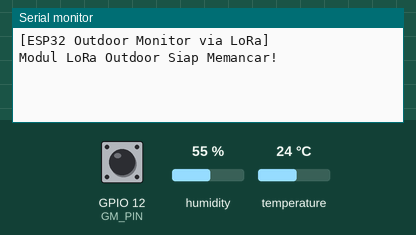
Bench run of a sketch on a simulated ESP32. On the bench: the last lines printed to the serial monitor. The inputs (shaded band) are chosen by the test bench; at power-on: humidity 55 %, temperature 24 °C, GPIO 12 (GM_PIN) HIGH. No radio packets arrive unless stated.

Above: at 2.8 s.
2.9 s: humidity set to 22 %
At 5.5 s:
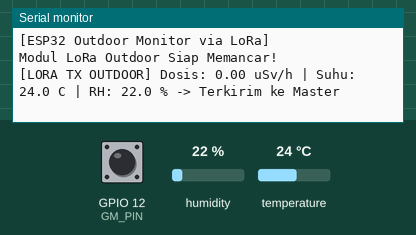
6.5 s: temperature set to 12 °C
9.2 s: humidity set to 40 %
At 10.5 s:
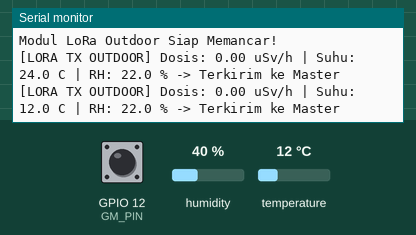

The sketch:

ESP32_Outdoor_Monitor.ino
```cpp
/* ==============================================================================
 * PROYEK     : SISTEM MONITOR RADIASI AREA
 * UNIT       : TIM IRADIATOR - PROGRAMMER
 * FILE       : ESP32_Outdoor_Monitor.ino
 * BOARD      : ESP32 Dev Module
 * DESKRIPSI  : Node Outdoor (Luar Ruangan). Membaca GM Kit dan DHT22.
 *              Karena terhalang dinding tebal tanpa sinyal WiFi, data dikirim
 *              langsung ke Master Display menggunakan MODUL LORA (SX1278).
 * ==============================================================================
 * PANDUAN WIRING PIN (ESP32):
 * ------------------------------------------------------------------------------
 * KOMPONEN               PIN ESP32         KETERANGAN
 * Modul LoRa SCK         GPIO 18           SPI Clock
 * Modul LoRa MISO        GPIO 19           SPI MISO
 * Modul LoRa MOSI        GPIO 23           SPI MOSI
 * Modul LoRa NSS / CS    GPIO 5            SPI Chip Select
 * Modul LoRa RST         GPIO 14           Reset Pin
 * Modul LoRa DIO0        GPIO 2            Interrupt Pin LoRa
 * ------------------------------------------------------------------------------
 * GM Kit (Pulse / Out)   GPIO 12           Interrupt pulsa radiasi (Active LOW)
 * Sensor DHT22 (Data)    GPIO 15           Sensor suhu & kelembapan luar
 * VCC                    3.3V / 5V         LoRa wajib 3.3V!
 * GND                    GND               Wajib satu common ground
 * ==============================================================================
 */

#include <SPI.h>
#include <LoRa.h>
#include <DHT.h>
#include <ArduinoJson.h>

// ==============================================================================
// 1. KONFIGURASI LORA & SAMPLING
// ==============================================================================
#define LORA_BAND      433E6   // Frekuensi LoRa: 433E6 (433MHz) atau 915E6 (915MHz)
#define LORA_SS        5       // GPIO 5 (NSS/CS)
#define LORA_RST       14      // GPIO 14 (RST)
#define LORA_DIO0      2       // GPIO 2 (DIO0)

#define GM_PIN         12      // Pin pulsa GM Kit
#define DHTPIN         15      // Pin data DHT22
#define DHTTYPE        DHT22

#define LOG_PERIOD     30000   // Sampling laju dosis (30 detik)
#define MAX_PERIOD     60000   // Skala 1 menit untuk konversi CPM
#define SEND_INTERVAL  5000    // Interval kirim via LoRa (5 detik)

DHT dht(DHTPIN, DHTTYPE);

// Variabel data radiasi GM Kit
volatile unsigned long counts = 0;
unsigned long previousMillis  = 0;
unsigned long lastSendTime    = 0;
unsigned int multiplier;
double doseRate               = 0.0;

// Interrupt Service Routine (ISR) GM Kit
void IRAM_ATTR impulse() {
  counts++;
}

// Konversi CPM ke laju dosis (uSv/jam)
double Sieverts(double cpm) {
  return cpm * 0.00571;
}

double round2(double value) {
  return (int)(value * 100 + 0.5) / 100.0;
}

void setup() {
  Serial.begin(115200);
  multiplier = MAX_PERIOD / LOG_PERIOD;

  dht.begin();
  pinMode(DHTPIN, INPUT);
  pinMode(GM_PIN, INPUT);
  attachInterrupt(digitalPinToInterrupt(GM_PIN), impulse, FALLING);

  // Inisialisasi Modul LoRa Transceiver
  Serial.println("\n[ESP32 Outdoor Monitor via LoRa]");
  LoRa.setPins(LORA_SS, LORA_RST, LORA_DIO0);

  if (!LoRa.begin(LORA_BAND)) {
    Serial.println("Error: Modul LoRa gagal diinisialisasi! Periksa sambungan SPI.");
    while (true) delay(1000);
  }

  // Pengaturan parameter LoRa untuk penetrasi dinding tebal
  LoRa.setTxPower(20);          // Daya transmisi maksimal (20 dBm)
  LoRa.setSpreadingFactor(10);  // SF10: Jangkauan jauh dan tembus halangan
  LoRa.setSignalBandwidth(125E3);
  LoRa.setCodingRate4(5);

  Serial.println("Modul LoRa Outdoor Siap Memancar!");
}

void loop() {
  // 1. Baca Sensor Suhu & Kelembapan DHT22
  double kelembaban = dht.readHumidity();
  double suhu       = dht.readTemperature();

  if (isnan(kelembaban) || isnan(suhu)) {
    kelembaban = 0.0;
    suhu       = 0.0;
  }

  // 2. Kalkulasi Laju Dosis Radiasi GM Kit
  unsigned long currentMillis = millis();
  if (currentMillis - previousMillis > LOG_PERIOD) {
    previousMillis = currentMillis;
    doseRate = Sieverts(counts * multiplier);
    counts = 0;
  }

  // 3. Kirim Paket Data ke Master Display melalui LoRa
  if ((millis() - lastSendTime) > SEND_INTERVAL) {
    lastSendTime = millis();

    // Susun payload JSON
    StaticJsonDocument<200> doc;
    doc["node"]       = "OUTDOOR";
    doc["cps"]        = counts;
    doc["usvh"]       = round2(doseRate);
    doc["suhu"]       = round2(suhu);
    doc["kelembapan"] = round2(kelembaban);

    String payload;
    serializeJson(doc, payload);

    // Pancarkan paket LoRa
    LoRa.beginPacket();
    LoRa.print(payload);
    LoRa.endPacket();

    Serial.printf("[LORA TX OUTDOOR] Dosis: %.2f uSv/h | Suhu: %.1f C | RH: %.1f %% -> Terkirim ke Master\n",
                  doseRate, suhu, kelembaban);
  }
}
```

Measured:
- after the input at 2.9 s, the serial monitor: prints a new line after 2.2 s (image 1)
